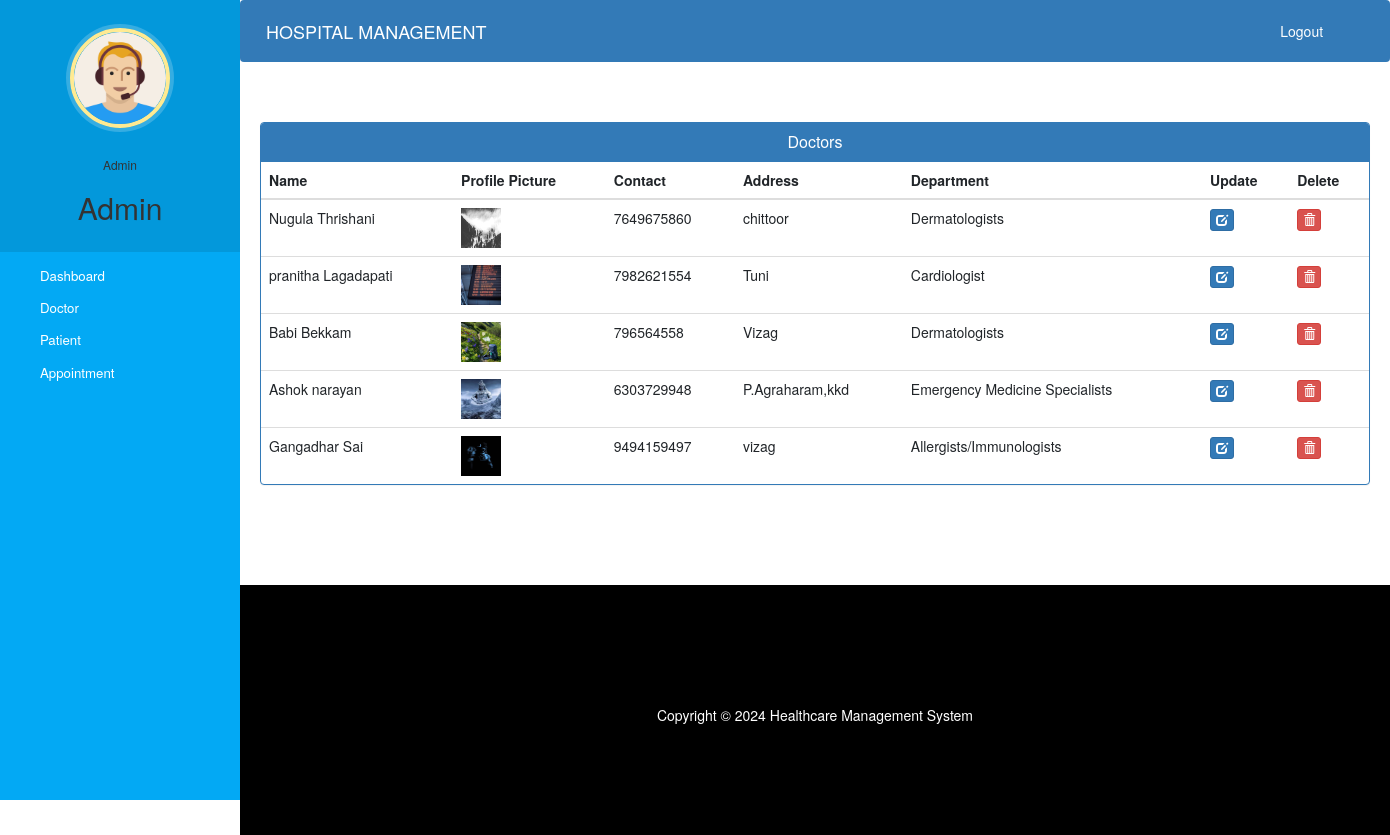
The app's page /admin-view-doctor (signed in) with its own data.
### hospital/models.py (models this page shows, shortened)
class Doctor(models.Model):
    user=models.OneToOneField(User,on_delete=models.CASCADE)
    profile_pic= models.ImageField(upload_to='profile_pic/DoctorProfilePic/',null=True,blank=True)
    address = models.CharField(max_length=40)
    mobile = models.CharField(max_length=20,null=True)
    department= models.CharField(max_length=50,choices=departments,default='Cardiologist')
    status=models.BooleanField(default=False)
    @property
    def get_name(self):
        return self.user.first_name+" "+self.user.last_name

### hospital/views.py (the view)
# urls.py: path('admin-view-doctor', views.admin_view_doctor_view,name='admin-view-doctor'),
@login_required(login_url='adminlogin')
@user_passes_test(is_admin)
def admin_view_doctor_view(request):
    doctors=models.Doctor.objects.all().filter(status=True)
    return render(request,'hospital/admin_view_doctor.html',{'doctors':doctors})

### hospital/views.py (called while the page is built)
def is_admin(user):
    return user.groups.filter(name='ADMIN').exists()

### templates/hospital/admin_view_doctor.html (shortened to what this page needs)
{% extends 'hospital/admin_base.html' %}
{% block content %}
{%load static%}
<head>
  <link href="//netdna.bootstrapcdn.com/bootstrap/3.0.0/css/bootstrap.min.css" rel="stylesheet" id="bootstrap-css">
</head>
<div class="container">
  <div class="panel panel-primary">
    <div class="panel-heading">
      <h6 class="panel-title">Doctors</h6>
    </div>
    <table class="table table-hover" id="dev-table">
      <thead>
        <tr>
          <th>Name</th>
          <th>Profile Picture</th>
          <th>Contact</th>
          <th>Address</th>
          <th>Department</th>
          <th>Update</th>
          <th>Delete</th>
        </tr>
      </thead>
      {% for d in doctors %}
      <tr>
        <td> {{d.get_name}}</td>
        <td> <img src="{% static d.profile_pic.url %}" alt="Profile Pic" height="40px" width="40px" /></td>
        <td>{{d.mobile}}</td>
        <td>{{d.address}}</td>
        <td>{{d.department}}</td>
        <td><a class="btn btn-primary btn-xs" href="{% url 'update-doctor' d.id  %}"><span class="glyphicon glyphicon-edit"></span></a></td>
        <td><a class="btn btn-danger btn-xs" href="{% url 'delete-doctor-from-hospital' d.id  %}"><span class="glyphicon glyphicon-trash"></span></a></td>
      </tr>
      {% endfor %}
    </table>
  </div>
</div>
{% endblock content %}

### templates/hospital/admin_base.html (shortened to what this page needs)
<!DOCTYPE html>
{% load static %}
<html lang="en">
<head>
  <link rel="stylesheet" href="https://stackpath.bootstrapcdn.com/bootstrap/4.3.1/css/bootstrap.min.css">
  <link rel="stylesheet" href="https://maxcdn.bootstrapcdn.com/font-awesome/4.7.0/css/font-awesome.min.css">
  <link rel="stylesheet" href="{% static '/style.css' %}">
</head>
<body>
  <nav class="menu" tabindex="0">
    <header class="avatar">
      <img src="{% static "images/adminpropic.png" %}" />
      <br><br>
      <h6>Admin</h6>
      <h2>{{request.user.first_name}}</h2>
    </header>
    <ul>
      <li tabindex="0" class="icon-dashboard"> <a style="color:white; text-decoration:none;" href="/admin-dashboard"><span>Dashboard</span></a> </li>
      <li tabindex="0" class="icon-customers"> <a style="color:white; text-decoration:none;" href="/admin-doctor"><span>Doctor</span></a></li>
      <li tabindex="0" class="icon-users"> <a style="color:white; text-decoration:none;" href="/admin-patient"><span>Patient</span></a></li>
      <li tabindex="0" class="icon-calendar"> <a style="color:white; text-decoration:none;" href="/admin-appointment"><span>Appointment</span></a></li>
    </ul>
  </nav>
  <main>
    <div class="bs-example">
      <nav class="navbar navbar-expand-md  navbar-dark fixed-top" style="background:#337AB7;">
        <a href="/admin-dashboard" class="navbar-brand">HOSPITAL MANAGEMENT</a>
        <div class="collapse navbar-collapse justify-content-between" id="navbarCollapse">
          <div class="navbar-nav" style=" margin-left: 90%;">
           <a href="{% url 'logout' %}" style="color: white; text-decoration: none;">Logout</a>
          </div>
        </div>
      </nav>
    </div>
    <br><br>
    {% block content %}
    {% endblock content %}
    <br><br><br><br>
    <footer>
      <br>
      <div class="container">
        <div class="row">
          <div class="col-md-12 col-sm-12">
            <div style="color:#ffffff;" class="wow fadeInUp footer-copyright">
              <p>
                Copyright &copy; 2024 Healthcare Management System </p>
            </div>
          </div>
        </div>
      </div>
    </footer>
  </main>
</body>
</html>

### static/style.css (style rules this page uses)
body { padding-left: 240px; }
main { position: relative; height: 100vh; }
.menu { background: #5bc995; height: 100vh; width: 240px; position: fixed; top: 0px; left: 0; z-index: 5; outline: none; }
.menu .avatar { background: rgba(0, 0, 0, 0.1); padding: 2em 0.5em; text-align: center; }
.menu .avatar img { width: 100px; border-radius: 50%; overflow: hidden; border: 4px solid #ffea92; box-shadow: 0 0 0 4px rgba(255, 255, 255, 0.2); }
.menu .avatar h2 { font-weight: normal; margin-bottom: 0; }
.menu ul { list-style: none; padding: 0.5em 0; margin: 0; }
.menu ul li { padding: 0.5em 1em 0.5em 3em; font-size: 0.95em; font-weight: regular; background-repeat: no-repeat; background-position: left 15px center; background-size: auto 20px; transition: all 0.15s linear; cursor: pointer; }
.menu ul li.icon-dashboard { background-image: url("http://www.entypo.com/images//gauge.svg"); }
.menu ul li.icon-customers { background-image: url("http://www.entypo.com/images//briefcase.svg"); }
.menu ul li.icon-users { background-image: url("http://www.entypo.com/images//users.svg"); }
.menu ul li.icon-calendar { background-image: url("http://www.entypo.com/images//calendar.svg"); }

### templates/hospital/admin_base.html (style rules this page uses)
a:link { text-decoration: none; }
a { color: white; }
footer { padding: 0px 0px 0px 0px; background-color: black; margin: 0px; }
p { text-align: center; }
body { padding-left: 240px; }
main { position: relative; height: 100vh; }
.menu { background: #03a9f4; height: 100vh; width: 240px; position: fixed; top: 0px; left: 0; z-index: 5; outline: none; }
.menu .avatar { background: rgba(0, 0, 0, 0.1); padding: 2em 0.5em; text-align: center; }
.menu .avatar img { width: 100px; border-radius: 50%; overflow: hidden; border: 4px solid #ffea92; box-shadow: 0 0 0 4px rgba(255, 255, 255, 0.2); }
.menu .avatar h2 { font-weight: normal; margin-bottom: 0; }
.menu ul { list-style: none; padding: 0.5em 0; margin: 0; }
.menu ul li { padding: 0.5em 1em 0.5em 3em; font-size: 0.95em; font-weight: regular; background-repeat: no-repeat; background-position: left 15px center; background-size: auto 20px; transition: all 0.15s linear; cursor: pointer; }
.menu ul li.icon-dashboard { background-image: url("http://www.entypo.com/images//gauge.svg"); }
.menu ul li.icon-customers { background-image: url("http://www.entypo.com/images//briefcase.svg"); }
.menu ul li.icon-users { background-image: url("http://www.entypo.com/images//users.svg"); }
.menu ul li.icon-calendar { background-image: url("http://www.entypo.com/images//calendar.svg"); }

### templates/hospital/admin_view_doctor.html (style rules this page uses)
a:link { text-decoration: none; }
h6 { text-align: center; }
.row { margin: 100px; }

### records on screen
Doctor: get_name "Nugula Thrishani", profile_pic (picture), mobile "7649675860", address "chittoor", department "Dermatologists"
Doctor: get_name "pranitha Lagadapati", profile_pic (picture), mobile "7982621554", address "Tuni", department "Cardiologist"
Doctor: get_name "Babi Bekkam", profile_pic (picture), mobile "796564558", address "Vizag", department "Dermatologists"
Doctor: get_name "Ashok narayan", profile_pic (picture), mobile "6303729948", address "P.Agraharam,kkd", department "Emergency Medicine Specialists"
Doctor: get_name "Gangadhar Sai", profile_pic (picture), mobile "9494159497", address "vizag", department "Allergists/Immunologists"

### other values on screen
{{ request.user.first_name }} "Admin"
